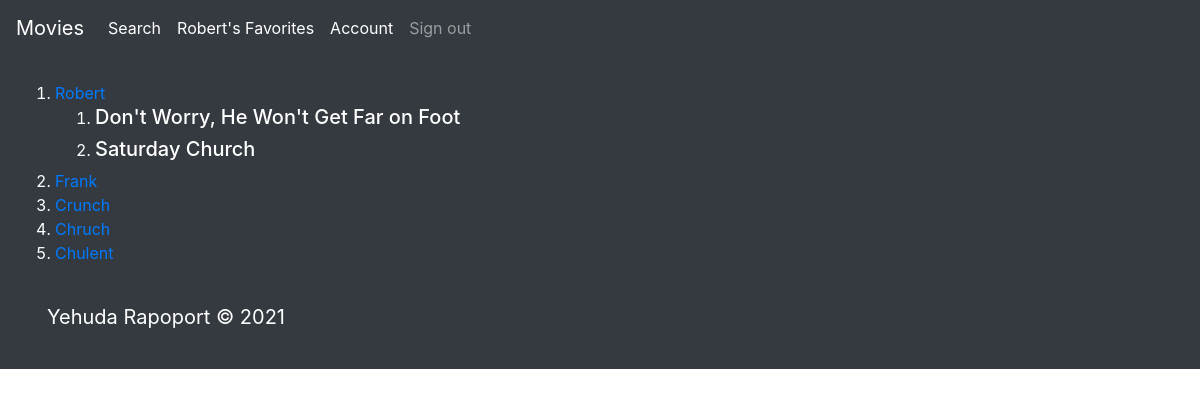
Screenshot of /users (signed in) with the database file from the repository.
### webapp/models.py (models this page shows, shortened)
class User(db.Model, flask_login.UserMixin): # db.Model is required if you want to create an SQL model
    id = db.Column(db.Integer(), primary_key=True)
    name = db.Column(db.String(64), unique=True, nullable=False)
    password = db.Column(db.String(64), nullable=False)
    email = db.Column(db.String(120), unique=True, nullable=True)
    image_file = db.Column(db.String(20), nullable=True, default='default.jpeg')
    fav_movies = db.relationship("Movie", backref="users", secondary=user2movies)

class Movie(db.Model):
    id = db.Column(db.Integer(), primary_key=True)
    title = db.Column(db.String(64), nullable=False)
    poster_path = db.Column(db.String(128))
    description = db.Column(db.String(64))
    movie_id = db.Column(db.Integer(), unique=True, nullable=False)
    movie_comments = db.relationship("Comment", backref="comments", secondary=movie2comments)

### webapp/routes.py (the view)
@app.route("/users")
def users_list():
    users = models.User.query.all()            # Return a list of users
    if users:
        return flask.render_template("users_list.html", users=users)
    else:
        flask.flash("No users have been added to the database.", "danger")
        return flask.redirect('/')

### webapp/models.py (called while the page is built)
@login_manager.user_loader
def user_loader(user_id):
    return User.query.get(user_id)

### webapp/templates/users_list.html
{% extends "base.html" %}
{% block content %}
    <ol>
        {% for user in users %}
            <li>
                <a href="{{ url_for('profile_page', user_id=user.id) }}">{{ user.name }}</a>
            </li>
            <ol>
                {% for movie in user.fav_movies %}
                   <li>
                       <a style="text-decoration: none; color: white" href="http://127.0.0.1:5000/movie/{{movie.movie_id}}"><h5>{{movie.title}}</h5> </a>
                   </li>
                {% endfor %}
            </ol>
        {% endfor %}
    </ol>
{% endblock %}

### webapp/templates/base.html (shortened to what this page needs)
<!DOCTYPE html>
<html lang="en">
<head>
    <link rel="stylesheet" href="https://maxcdn.bootstrapcdn.com/bootstrap/4.0.0/css/bootstrap.min.css">
    <link rel="stylesheet" href="{{ url_for('static', filename='css/master.css') }}" />
</head>
<body>
<nav class="navbar navbar-expand-lg navbar-dark bg-dark sticky-top">
    <a class="navbar-brand" href="{{url_for('home')}}">Movies</a>
    <div class="collapse navbar-collapse"  id="navbarSupportedContent">
        <ul class="navbar-nav mr-auto">
            <li class="nav-item active">
                <a  class="nav-link"href="{{url_for('movie_search')}}">Search <span class="sr-only">(current)</span></a>
            </li>
            {% if current_user.is_authenticated %}
            <li class="nav-item active">
                <a  class="nav-link"href="{{url_for('profile_page', user_id=current_user.id)}}">{{ current_user.name }}'s Favorites<span class="sr-only">(current)</span></a>
            </li>
            <li class="nav-item active">
                <a  class="nav-link"href="{{url_for('account')}}">Account<span class="sr-only">(current)</span></a>
            </li>
            <li class="nav-item  ">
                <a  class="nav-link"href="{{url_for('signout')}}">Sign out<span class="sr-only">(current)</span></a>
            </li>
            {% endif %}
        </ul>
</div>
</nav>
<div class="container-fluid bg-dark text-white" style="height: 100%; padding-top: 25px">
    {% block content %}
    {% endblock %}
<nav class="navbar bg-dark sticky-bottom">
    <p class="navbar text-white"><a class="navbar-brand text-white" href="https://www.linkedin.com/in/yehuda-rapoport/">Yehuda Rapoport © 2021</a></p>
</nav>
</div>
</body>
</html>

### rows the page displays
User: name "Robert"
Movie: title "Don't Worry, He Won't Get Far on Foot"
Movie: title "Saturday Church"
User: name "Frank"
User: name "Crunch"
User: name "Chruch"
User: name "Chulent"
